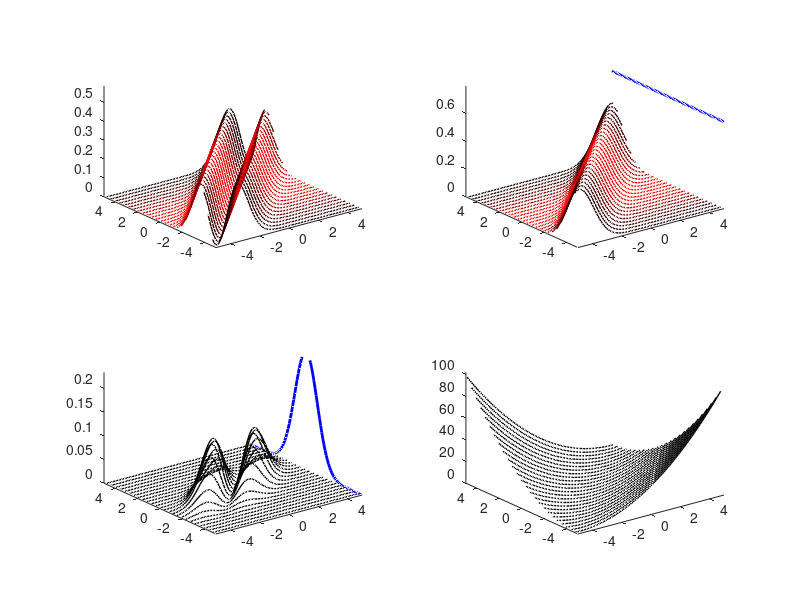
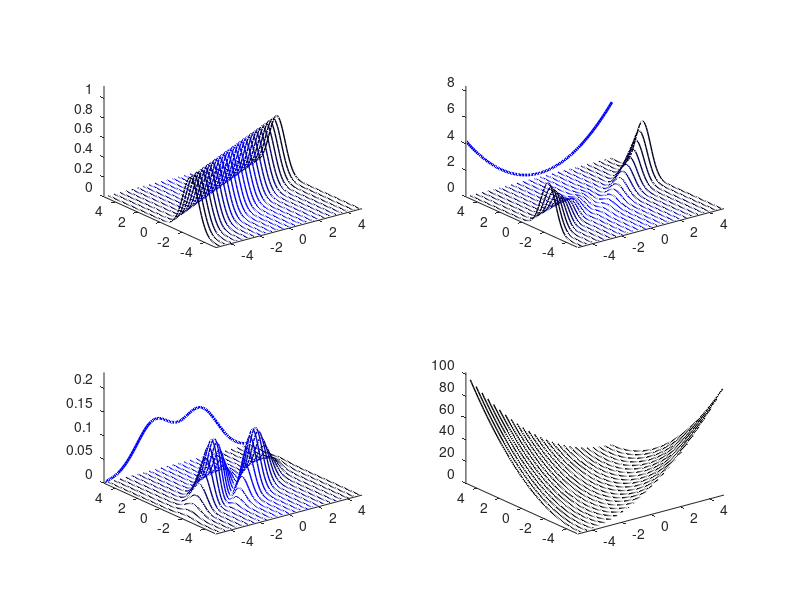

Write MATLAB code to recreate these figures, in order.
function bayesRiskDemo()

% draw_bayesrisk.m
% Illustrates the symmetry of Bayesian and Frequentist Decision Theory.
%
%PMTKauthor Gabriel Goh.
% 10 Jan 2010

range = 10;
res = 0.1;

[theta, x_bar] = meshgrid(-range:res:range,-range:res:range);

% Number of observations. Note that as n increases, both the Bayesian and
% Frequentist estimates become sharper and converge to each other.
n = 1

% Where to place the camera
V =[[-0.6561    0.7547         0   -0.0493];
    [-0.4436   -0.3856    0.8090    0.0101];
    [-0.6106   -0.5308   -0.5878    9.5248];
    [     0         0         0    1.0000]];

% If you get weird errors about the view function, uncomment the line
% below.
V = 3
% The third argument is a variance, not a standard deviation.
normpdf = @(val,mean,variance) exp(-(val-mean).^2/(2*variance))/sqrt(2*pi*variance);
%% Frequentist Diagrams

figure;

subplot(2,2,1)

% L(theta,delta(x))*P(x_bar|theta)
fn =  @(theta_ij,x_bar_ij)((theta_ij - (1)*x_bar_ij)^2)*normpdf(x_bar_ij,theta_ij,1/n);

lines3d(theta,x_bar,fn,...
        'xcol', @(X)[exp(-(X.^2)/10), 0, 0],...
        'ydraw', 0,...
        'border',50,...
        'axis',[-5  5 -5  5]);
view(V);
%view(V(:,1:3))

subplot(2,2,2)

% P(x_bar|theta)
fn =  @(theta_ij,x_bar_ij)normpdf(x_bar_ij,theta_ij,1/n);

lines3d(theta, x_bar, fn,...
        'xcol', @(X)[exp(-(X.^2)/10), 0, 0],...
        'ydraw', 0,...
        'xfunction',@(X)exp(-X.^2)/5, ...
        'xsum', 1,...
        'border',50,...
        'axis',[-5  5 -5  5]);
view(V);

subplot(2,2,3)

% L(theta,delta(x))*P(x_bar|theta)*P(theta)
fn =  @(theta_ij,x_bar_ij)((theta_ij - (1)*x_bar_ij)^2)*normpdf(x_bar_ij,theta_ij,1/n)*normpdf(theta_ij,0,1);

lines3d(theta, x_bar, fn,...
        'ydraw', 0,...
        'xsum',1,...
        'border',50,...
        'axis',[-5  5 -5  5]);
view(V);
    
subplot(2,2,4)

% L(theta,delta(x))
fn =  @(theta_ij,x_bar_ij)((theta_ij - (1)*x_bar_ij)^2);

lines3d(theta, x_bar ,fn,...
        'ydraw', 0,...
        'scale',1,...
        'border',50,...
        'axis',[-5  5 -5  5]);
view(V);
    
%% Bayesian Diagramz
figure

% P(theta|x_bar) 
subplot(2,2,1)

fn =  @(theta_ij,x_bar_ij)normpdf(theta_ij,n*x_bar_ij/(1+n),1/(1+n));

lines3d(theta,x_bar,fn,...
        'ycol', @(X)[0, 0, exp(-(X.^2)/10)],...
        'xdraw', 0,...
        'border',50,...
        'axis',[-5  5 -5  5]);

view(V);

subplot(2,2,2)

%  L(theta,delta(x))*P(theta|x_bar) 
fn =  @(theta_ij,x_bar_ij)((theta_ij - (1)*x_bar_ij)^2)*normpdf(theta_ij,n*x_bar_ij/(1+n),1/(1+n));

lines3d(theta, x_bar, fn,...
        'ycol', @(Y)[0, 0, exp(-((1*Y).^2)/10)],...
        'xdraw', 0,...
        'yfunction',@(X)5*exp(-(1*X).^2),...
        'ysum', 1,...
        'border',50,...
        'axis',[-5  5 -5  5]);

view(V);

subplot(2,2,3)

% L(theta,delta(x))*P(theta|x_bar)*P(theta)
fn =  @(theta_ij,x_bar_ij)((theta_ij - (1)*x_bar_ij)^2)*normpdf(x_bar_ij,theta_ij,1/n)*normpdf(theta_ij,0,1);

lines3d(theta, x_bar, fn,...
        'ycol', @(Y)[0, 0, exp(-((1*Y).^2)/10)],...
        'xdraw', 0,...
        'ysum', 1,...
        'border',50,...
        'axis',[-5  5 -5  5]);

view(V);

subplot(2,2,4)

% L(theta,delta)
fn =  @(theta_ij,x_bar_ij)((theta_ij - (1)*x_bar_ij)^2);

lines3d(theta, x_bar, fn,...
        'xdraw', 0,...
        'scale',1,...
        'border',50,...
        'axis',[-5  5 -5  5]);

view(V);

end

function [L] = lines3d( X, Y, f , varargin )
%LINES3D - Draw a 3d function, f, as a series of line segments.
%
% Syntax:  lines3d(x,y,f,....)
%
% Inputs:
%   x - matrix of x values (produced by meshgrid)
%   y - matrix of y values (produced by meshgrid)
%   f - function with two parameters returning a single value to be
%   calculated.
% 
% Optional Parameters:
%   border - truncate "border" number of pixels when doing the plot. This
%   function is useful if you wish to draw the sum beyond the current 
%   plotting range
%   xdraw/ydraw - set to 0 to not draw lines along the x axis
%   xcol/ycol - function defining the color gradient of the lines
%   yfunction/xfunction - plot an "extra" function on the borders.
%   scale - adjust the plotting range of the z values by adjusting the
%   value of scale
%   sumscale - adjust the sum by a factor of sumscale
%   xsum/ysum - set to 1 to permit drawing of the sum of the values in x
%   and y respectively (this can be intepreted as integrating the line in
%   question using quardrature)
%   axis - x and y axis
%
% Outputs:
%    L - height matrix of function evaluated at f(x(i),y(j))
%
% Example: 
%   [x,y] = meshgrid(-1:0.01:1)
%   lines3d(x,y,@(x,y) (x+y)^2)
%
%
% this may look strange, but computing normpdf directly is no faster or
% more stable than exp(normpdfln).


% Draw a 3d function, f, as a series of line segments.

p = inputParser;   % Create an instance of the inputParser class.
p.addParameter('border', 1 );
p.addParameter('xdraw', 1);
p.addParameter('ydraw', 1);
p.addParameter('xcol', @(c)[0, 0, 0] );
p.addParameter('ycol', @(c)[0, 0, 0] );
p.addParameter('yfunction', 0);
p.addParameter('xfunction', 0);
p.addParameter('sumscale', 1/16);
p.addParameter('scale',2);
p.addParameter('xsum',0);
p.addParameter('ysum',0);
p.addParameter('axis',[]);

p.parse(varargin{:});
p.Results;


[n,m] = size(X);

L = zeros(n,m);

for i = 1:n
    for j = 1:m
       L(i,j) = f(X(i,j),Y(i,j));
    end
end

sumXY = sum(L);
sumYX = sum(L,2)';

% We may wish to integrate beyond the boundaries of the matrix. To do so,
% I generate matrix larger than the displayed matrix, and sum over the
% larger matrix, but crop out 

k = p.Results.border;
L = L(k:end-k,k:end-k);
X = X(k:end-k,k:end-k);
Y = Y(k:end-k,k:end-k);
sumXY = sumXY(k:end-k);
sumYX = sumYX(k:end-k);

hold on
grid off

if ~isempty(p.Results.axis)
    axis([p.Results.axis,...   
          0    p.Results.scale*max(max(L))])
end

% New size, after crop
[n,] = size(X);

xcol = p.Results.xcol;
ycol = p.Results.ycol;

for i = fliplr(1:4:n)

    if p.Results.xdraw
        color = xcol(X(1,i));
        plot3(Y(:,i), X(:,i), L(:,i),'Color',color,'LineWidth',1)
    end
    
    if p.Results.ydraw
        color = ycol(Y(i,1));
        plot3(X(:,i), Y(:,i), L(i,:),'Color',color,'LineWidth',1)
    end
    
end

sumscale = p.Results.sumscale;

if p.Results.xsum
    plot3(X(:,end), Y(:,1), sumXY*sumscale ,'b','LineWidth',2);
end

if p.Results.ysum
    plot3(Y(:,1), X(:,end), sumYX*sumscale ,'b','LineWidth',2);
end

if strcmp(class(p.Results.yfunction), 'function_handle')
    frontf = p.Results.yfunction;
    plot3(Y(:,1), X(:,1), frontf(Y(:,1)),'b','LineWidth',2);
end

if strcmp(class(p.Results.xfunction), 'function_handle')
   sidef = p.Results.xfunction;
   plot3(X(:,1), Y(:,1), sidef(X(1,:)),'b','LineWidth',2);
end

end
